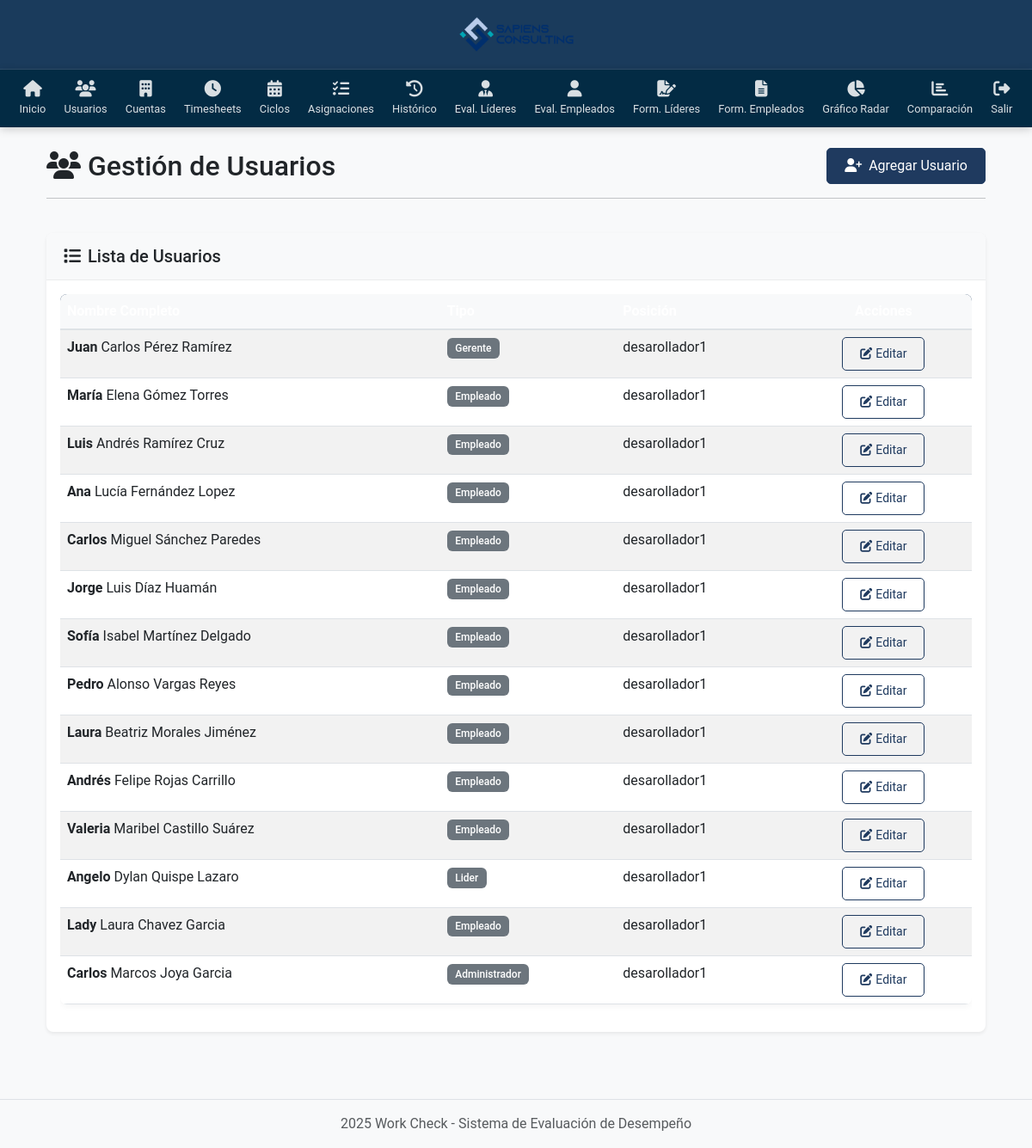
/users/ (signed in), run on the app's committed database.
### System/models.py (models this page shows)
class Usuario(models.Model):
    first_name = models.CharField(max_length=50)
    middle_name = models.CharField(max_length=50, blank=True, null=True)
    last_name = models.CharField(max_length=50)
    second_last_name = models.CharField(max_length=50, blank=True, null=True)
    user_type = models.CharField(max_length=50)
    position = models.ForeignKey(Position, on_delete=models.PROTECT)

class Position(models.Model):
    position_code = models.CharField(max_length=20)
    position_name = models.CharField(max_length=100)

### System/views.py (the view)
# urls.py: path('users/', views.manage_users, name='manage_users'),
@login_required
def manage_users(request):
    usuarios = Usuario.objects.all()
    return render(request, 'System/manage_users.html', {'usuarios': usuarios})

### System/views.py (called while the page is built)
def login_required(view_func):
    @wraps(view_func)
    def wrapped_view(request, *args, **kwargs):
        if not request.session.get('user_id'):
            return redirect('login')
        return view_func(request, *args, **kwargs)
    return wrapped_view

### System/templates/System/manage_users.html (shortened to what this page needs)
{% extends 'System/base.html' %}
{% load static %}
{% block content %}
<div class="container">
    <div class="row mb-4">
        <div class="col-12">
            <div class="d-flex justify-content-between align-items-center">
                <h2 class="mb-0"><i class="fas fa-users me-2"></i>Gestión de Usuarios</h2>
                <a href="{% url 'add_user' %}" class="btn btn-primary">
                    <i class="fas fa-user-plus me-2"></i>Agregar Usuario
                </a>
            </div>
            <hr class="mt-3">
        </div>
    </div>
    <div class="row">
        <div class="col-12">
            <div class="card shadow-sm">
                <div class="card-header bg-light">
                    <h5 class="card-title mb-0"><i class="fas fa-list me-2"></i>Lista de Usuarios</h5>
                </div>
                <div class="card-body">
                    <div class="table-responsive">
                        <table class="table table-hover table-striped">
                            <thead class="table-dark">
                                <tr>
                                    <th scope="col">Nombre Completo</th>
                                    <th scope="col">Tipo</th>
                                    <th scope="col">Posición</th>
                                    <th scope="col" class="text-center">Acciones</th>
                                </tr>
                            </thead>
                            <tbody>
                                {% for usuario in usuarios %}
                                <tr>
                                    <td>
                                        <strong>{{ usuario.first_name }}</strong>
                                        {% if usuario.middle_name %}{{ usuario.middle_name }} {% endif %}
                                        {{ usuario.last_name }}
                                        {% if usuario.second_last_name %}{{ usuario.second_last_name }}{% endif %}
                                    </td>
                                    <td>
                                        {% if usuario.user_type == 'leader' %}
                                            <span class="badge bg-primary">Líder</span>
                                        {% elif usuario.user_type == 'employee' %}
                                            <span class="badge bg-info">Empleado</span>
                                        {% else %}
                                            <span class="badge bg-secondary">{{ usuario.user_type }}</span>
                                        {% endif %}
                                    </td>
                                    <td>{{ usuario.position.position_name }}</td>
                                    <td class="text-center">
                                        <a href="{% url 'update_user' usuario.id %}" class="btn btn-sm btn-outline-primary">
                                            <i class="fas fa-edit me-1"></i>Editar
                                        </a>
                                    </td>
                                </tr>
                                {% endfor %}
                            </tbody>
                        </table>
                    </div>
                </div>
            </div>
        </div>
    </div>
</div>
{% endblock %}

### System/static/css/styles.css (style rules this page uses)
body { font-family: 'Roboto', Arial, sans-serif; min-height: 100vh; display: flex; flex-direction: column; background-color: #f8f9fa; margin: 0; padding: 0; }
.container { flex: 1; }
.card { border: none; border-radius: 8px; box-shadow: 0 4px 12px rgba(0, 0, 0, 0.05); transition: transform 0.3s, box-shadow 0.3s; margin-bottom: 20px; }
.card-header { background-color: #f8f9fa; border-bottom: 1px solid rgba(0, 0, 0, 0.05); font-weight: 600; }
.btn { border-radius: 5px; padding: 0.5rem 1.25rem; transition: all 0.3s; }
.btn-primary { background-color: #1f3a5f; border-color: #1f3a5f; }
.btn-outline-primary { color: #1f3a5f; border-color: #1f3a5f; }
.table { box-shadow: 0 2px 8px rgba(0, 0, 0, 0.05); border-radius: 8px; overflow: hidden; }
.table thead th { background-color: #f8f9fa; border-bottom: 2px solid #dee2e6; font-weight: 600; }

### System/templates/System/manage_users.html (style rules this page uses)
.table thead { background-color: #1f3a5f; }
.card { border-radius: 8px; overflow: hidden; margin-bottom: 30px; border: none; }
.card-header { border-bottom: 1px solid rgba(0, 0, 0, 0.05); padding: 15px 20px; }
.badge { font-weight: 500; padding: 0.5em 0.8em; }

### data on the page
Usuario: first_name "Juan", middle_name "Carlos", last_name "Pérez", second_last_name "Ramírez", user_type "Gerente", position.position_name "desarollador1"
Usuario: first_name "María", middle_name "Elena", last_name "Gómez", second_last_name "Torres", user_type "Empleado", position.position_name "desarollador1"
Usuario: first_name "Luis", middle_name "Andrés", last_name "Ramírez", second_last_name "Cruz", user_type "Empleado", position.position_name "desarollador1"
Usuario: first_name "Ana", middle_name "Lucía", last_name "Fernández", second_last_name "Lopez", user_type "Empleado", position.position_name "desarollador1"
Usuario: first_name "Carlos", middle_name "Miguel", last_name "Sánchez", second_last_name "Paredes", user_type "Empleado", position.position_name "desarollador1"
Usuario: first_name "Jorge", middle_name "Luis", last_name "Díaz", second_last_name "Huamán", user_type "Empleado", position.position_name "desarollador1"
Usuario: first_name "Sofía", middle_name "Isabel", last_name "Martínez", second_last_name "Delgado", user_type "Empleado", position.position_name "desarollador1"
Usuario: first_name "Pedro", middle_name "Alonso", last_name "Vargas", second_last_name "Reyes", user_type "Empleado", position.position_name "desarollador1"
Usuario: first_name "Laura", middle_name "Beatriz", last_name "Morales", second_last_name "Jiménez", user_type "Empleado", position.position_name "desarollador1"
Usuario: first_name "Andrés", middle_name "Felipe", last_name "Rojas", second_last_name "Carrillo", user_type "Empleado", position.position_name "desarollador1"
Usuario: first_name "Valeria", middle_name "Maribel", last_name "Castillo", second_last_name "Suárez", user_type "Empleado", position.position_name "desarollador1"
Usuario: first_name "Angelo", middle_name "Dylan", last_name "Quispe", second_last_name "Lazaro", user_type "Lider", position.position_name "desarollador1"
Usuario: first_name "Lady", middle_name "Laura", last_name "Chavez", second_last_name "Garcia", user_type "Empleado", position.position_name "desarollador1"
Usuario: first_name "Carlos", middle_name "Marcos", last_name "Joya", second_last_name "Garcia", user_type "Administrador", position.position_name "desarollador1"
